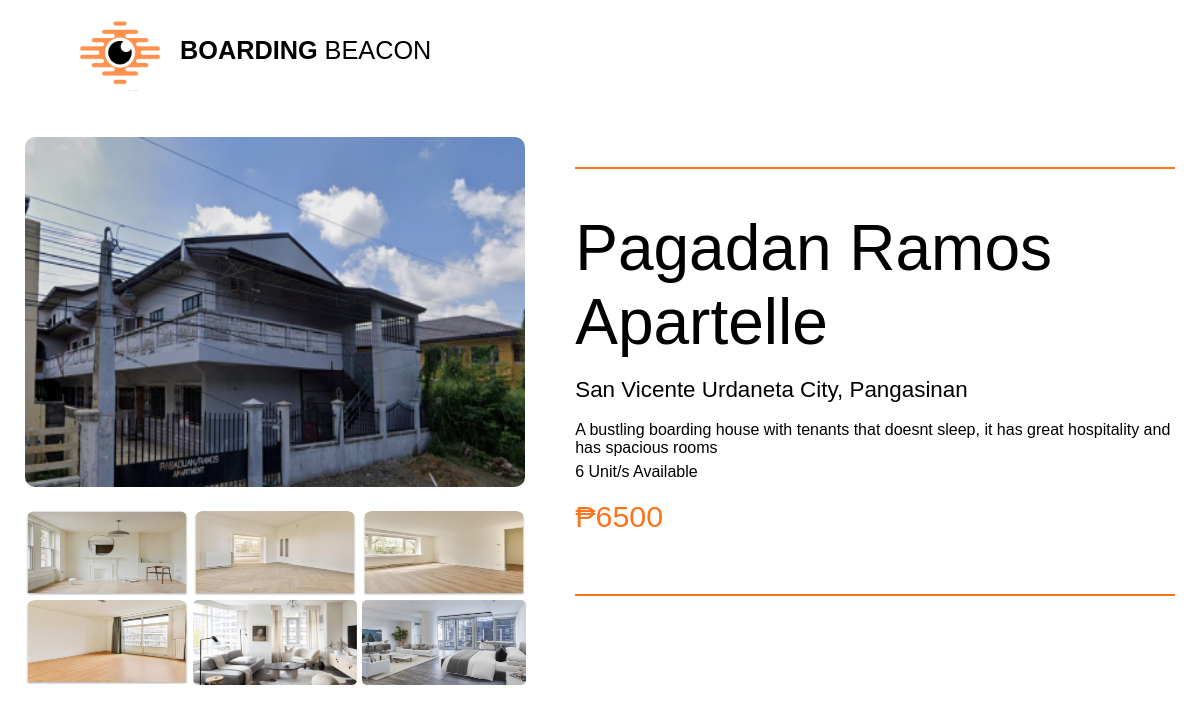
Before: /board-details.php?id=9 with the older database file.
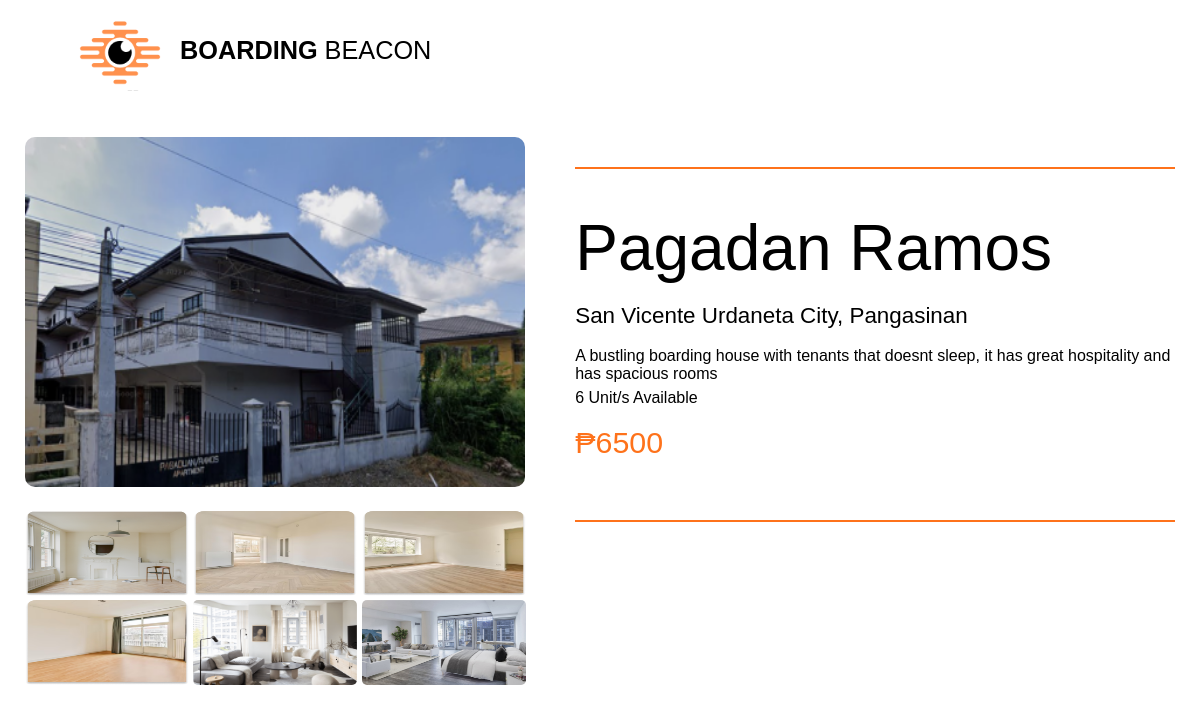
After: the same page with the newer database file.
### tables this page shows
CREATE TABLE `boarding` (
  `boardID` int(11) NOT NULL,
  `bName` varchar(255) NOT NULL,
  `addressID` varchar(255) NOT NULL,
  `bDescription` longtext NOT NULL,
  `bPrice` double NOT NULL,
  `bUnitNo` int(11) NOT NULL,
  `bImage` varchar(255) NOT NULL,
  `bImg1` varchar(255) NOT NULL,
  `bImg2` varchar(255) NOT NULL,
  `bImg3` varchar(255) NOT NULL,
  `bImg4` varchar(255) NOT NULL,
  `bImg5` varchar(255) NOT NULL,
  `bImg6` varchar(255) NOT NULL,
  `bStatus` varchar(255) NOT NULL
);

CREATE TABLE `address` (
  `addressID` varchar(255) NOT NULL,
  `barangay` varchar(255) NOT NULL
);

### board-details.php (the view, shortened to what this page needs)
<!DOCTYPE html>
<html lang="en">
<head>
    <link rel="stylesheet" href="css/board-details5.css">
</head>
<body>
    <header>
        <div class="top-section">
            <img class="logo" src="images/image-logo.png" alt="PSU Logo">
            <label><b>BOARDING</b><span class="brand-name"> <b></b>BEACON</span></label>
        </div>
    </header>
    <?php
 require 'db.php';
if (isset($_GET['id'])) {
$bh_id = $_GET['id'];
$bh_query = $con->prepare("SELECT * FROM boarding INNER JOIN address ON boarding.addressID = address.addressID WHERE boardID = ?");
$bh_query->bind_param("i", $bh_id);
$bh_query->execute();
$bh_result = $bh_query->get_result();
if ($bh_row = $bh_result->fetch_assoc()) {
 echo "
 <div class='container'>
 <div class='content1'>
     <div class='mainImg'>
         <img src='images/".$bh_row['bImage']."' class='image'>
     </div>
     <div class='imgRow1'>
         <img src='images/".$bh_row['bImg1']."' class='img'>
         <img src='images/".$bh_row['bImg2']."' class='img'>
         <img src='images/".$bh_row['bImg3']."' class='img'>
     </div>
     <div class='imgRow2'>
         <img src='images/".$bh_row['bImg4']."' class='img'>
         <img src='images/".$bh_row['bImg5']."'class='img'>
         <img src='images/".$bh_row['bImg6']."' class='img'>
     </div>
 </div>
 <div class='content2'>
     <hr>
     <label for='' id='bName'>".$bh_row['bName']."</label>
     <label for='' id='bAddress'>".$bh_row['barangay']." Urdaneta City, Pangasinan</label>
     <p id='bDesc'>".nl2br($bh_row['bDescription'])."
     </p>
     <label for='' id='unitNo'>".$bh_row['bUnitNo']." Unit/s Available</label>
     <div class='button'>
     <label id='oPrice'>₱".$bh_row['bPrice']."</label>
     <div class='spacer'>
    <div id='paypal-button-container'></div>
     </div>
     </div>
     <hr>
 </div>
</div>
 ";
} else {
 echo "Boarding house not found.";
}
}
?>
</body>
</html>

Changed rows visible on the page:
changed boarding "San Vicente": bName "Pagadan Ramos Apartelle" → "Pagadan Ramos"
